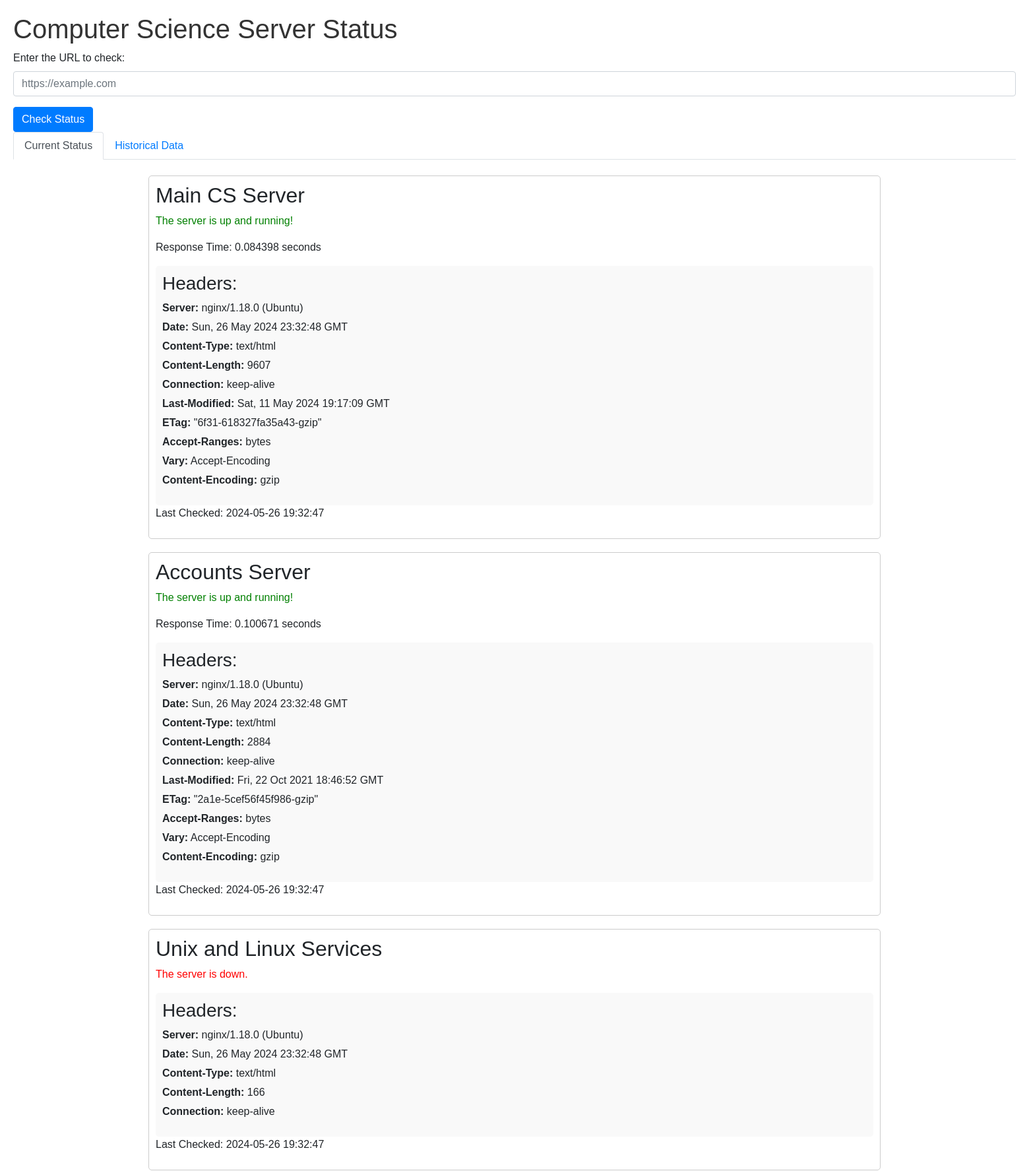
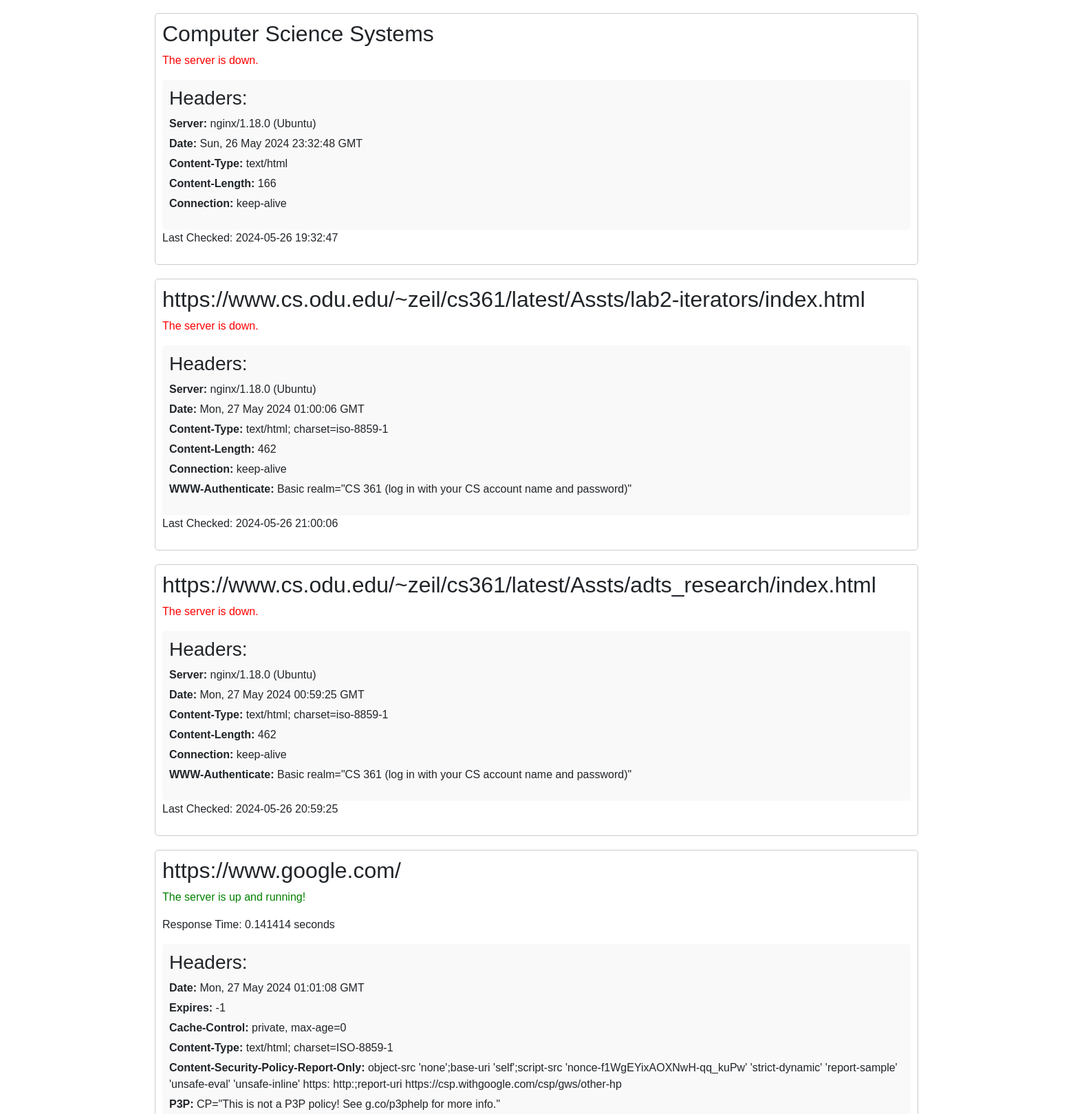
The page / (upper part) on the database its author committed (2 pictures, top to bottom).
### tables this page shows
CREATE TABLE server_status (
                            id INTEGER PRIMARY KEY AUTOINCREMENT,
                            server_name TEXT,
                            status INTEGER,
                            response_time REAL,
                            headers TEXT,
                            last_checked TEXT
                          );

CREATE TABLE urls (
                            id INTEGER PRIMARY KEY AUTOINCREMENT,
                            url TEXT UNIQUE
                          );

### app.py (the view, shortened to what this page needs)
@app.route('/', methods=['GET', 'POST'])
def index():
    statuses = {}
    url_status = None
    with sqlite3.connect(DATABASE) as conn:
        cursor = conn.cursor()
        for name, url in servers.items():
            cursor.execute('''SELECT status, response_time, headers, last_checked
                              FROM server_status
                              WHERE server_name = ?
                              ORDER BY last_checked DESC
                              LIMIT 1''', (url,))
            status_info = cursor.fetchone()
            print(f"Retrieved status for {name}: {status_info}")
            if status_info:
                statuses[name] = {
                    "status": bool(status_info[0]),
                    "response_time": status_info[1],
                    "headers": eval(status_info[2]),
                    "last_checked": status_info[3]
                }
        cursor.execute('SELECT url FROM urls')
        dynamic_urls = cursor.fetchall()
        for (url,) in dynamic_urls:
            cursor.execute('''SELECT status, response_time, headers, last_checked
                              FROM server_status
                              WHERE server_name = ?
                              ORDER BY last_checked DESC
                              LIMIT 1''', (url,))
            status_info = cursor.fetchone()
            if status_info:
                statuses[url] = {
                    "status": bool(status_info[0]),
                    "response_time": status_info[1],
                    "headers": eval(status_info[2]),
                    "last_checked": status_info[3]
                }
    print(f"Statuses: {statuses}")
    return render_template('index.html', statuses=statuses, url_status=url_status)

### templates/index.html (shortened to what this page needs)
<!DOCTYPE html>
<html>
<head>
    <link rel="stylesheet" href="https://maxcdn.bootstrapcdn.com/bootstrap/4.5.2/css/bootstrap.min.css">
</head>
<body>
    <h1>Computer Science Server Status</h1>
    <form action="/" method="post">
        <div class="form-group">
            <label for="url">Enter the URL to check:</label>
            <input type="text" class="form-control" id="url" name="url" placeholder="https://example.com" required>
        </div>
        <button type="submit" class="btn btn-primary">Check Status</button>
    </form>
    <ul class="nav nav-tabs" role="tablist">
        <li class="nav-item">
            <a class="nav-link active" data-toggle="tab" href="#current-status">Current Status</a>
        </li>
        <li class="nav-item">
            <a class="nav-link" data-toggle="tab" href="#historical-data">Historical Data</a>
        </li>
    </ul>
    <div class="tab-content">
        <div id="current-status" class="container tab-pane active"><br>
            {% for server, info in statuses.items() %}
                <div class="server-status">
                    <h2>{{ server }}</h2>
                    {% if info.status %}
                        <p class="up">The server is up and running!</p>
                        <p>Response Time: {{ info.response_time }} seconds</p>
                    {% else %}
                        <p class="down">The server is down.</p>
                    {% endif %}
                    <div class="headers">
                        <h3>Headers:</h3>
                        <ul>
                            {% for header, value in info.headers.items() %}
                                <li><strong>{{ header }}:</strong> {{ value }}</li>
                            {% endfor %}
                        </ul>
                    </div>
                    <p>Last Checked: {{ info.last_checked }}</p>
                </div>
            {% endfor %}
        </div>
    </div>
</body>
</html>

### templates/index.html (style rules this page uses)
body { font-family: Arial, sans-serif; margin: 20px; }
h1 { color: #333; }
.server-status { margin-bottom: 20px; padding: 10px; border: 1px solid #ccc; border-radius: 5px; }
.server-status h2 { margin-top: 0; }
.up { color: green; }
.down { color: red; }
.headers { background: #f9f9f9; padding: 10px; border-radius: 5px; margin-top: 10px; }
.headers ul { list-style: none; padding-left: 0; }
.headers ul li { margin-bottom: 5px; }

### rows shown on the page
server_status: response_time "0.084398", last_checked "2024-05-26 19:32:47"
server_status: response_time "0.100671", last_checked "2024-05-26 19:32:47"
server_status: last_checked "2024-05-26 19:32:47"
server_status: last_checked "2024-05-26 19:32:47"
urls: url "https://www.cs.odu.edu/~zeil/cs361/latest/Assts/lab2-iterators/index.html", shows "The server is down.", headers "Server" "Date" "Content-Type" "Content-Length" "Connection" "WWW-Authenticate", headers "nginx/1.18.0 (Ubuntu)" "Mon, 27 May 2024 01:00:06 GMT" "text/html; charset=iso-8859-1" "462" "keep-alive" "Basic realm=\"CS 361 (log in with your CS account name and password)\"", last_checked "2024-05-26 21:00:06"
urls: url "https://www.cs.odu.edu/~zeil/cs361/latest/Assts/adts_research/index.html", shows "The server is down.", headers "Server" "Date" "Content-Type" "Content-Length" "Connection" "WWW-Authenticate", headers "nginx/1.18.0 (Ubuntu)" "Mon, 27 May 2024 00:59:25 GMT" "text/html; charset=iso-8859-1" "462" "keep-alive" "Basic realm=\"CS 361 (log in with your CS account name and password)\"", last_checked "2024-05-26 20:59:25"
urls: url "https://www.google.com/", response_time "0.141414", headers "Date" "Expires" "Cache-Control" "Content-Type" "Content-Security-Policy-Report-Only" "P3P", headers "Mon, 27 May 2024 01:01:08 GMT" "-1" "private, max-age=0" "text/html; charset=ISO-8859-1" "object-src 'none';base-uri 'self';script-src 'nonce-f1WgEYixAOXNwH-qq_kuPw' 'strict-dynamic' 'report-sample' 'unsafe-eval' 'unsafe-inline' https: http:;report-uri https://csp.withgoogle.com/csp/gws/other-hp" "CP=\"This is not a P3P policy! See g.co/p3phelp for more info.\""

### other values the page prints
{{ server }} "Main CS Server" "Accounts Server" "Unix and Linux Services" "Computer Science Systems"
{{ header }} "Server" "Date" "Content-Type" "Content-Length" "Connection" "Last-Modified" "ETag" "Accept-Ranges" "Vary" "Content-Encoding" "Server" "Date" "Content-Type" "Content-Length" "Connection" "Last-Modified" "ETag" "Accept-Ranges" "Vary" "Content-Encoding" "Server" "Date" "Content-Type" "Content-Length" "Connection" "Server" "Date" "Content-Type" "Content-Length" "Connection"
{{ value }} "nginx/1.18.0 (Ubuntu)" "Sun, 26 May 2024 23:32:48 GMT" "text/html" "9607" "keep-alive" "Sat, 11 May 2024 19:17:09 GMT" "\"6f31-618327fa35a43-gzip\"" "bytes" "Accept-Encoding" "gzip" "nginx/1.18.0 (Ubuntu)" "Sun, 26 May 2024 23:32:48 GMT" "text/html" "2884" "keep-alive" "Fri, 22 Oct 2021 18:46:52 GMT" "\"2a1e-5cef56f45f986-gzip\"" "bytes" "Accept-Encoding" "gzip" "nginx/1.18.0 (Ubuntu)" "Sun, 26 May 2024 23:32:48 GMT" "text/html" "166" "keep-alive" "nginx/1.18.0 (Ubuntu)" "Sun, 26 May 2024 23:32:48 GMT" "text/html" "166" "keep-alive"
